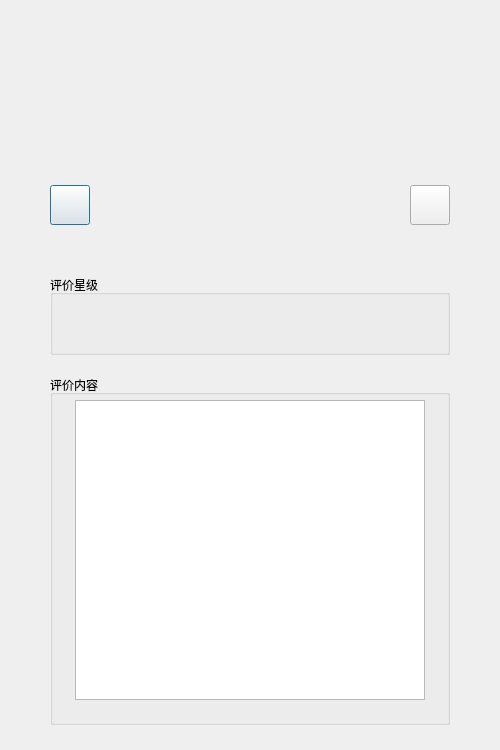
<?xml version="1.0" encoding="UTF-8"?>
<ui version="4.0">
 <class>BrowseComment</class>
 <widget class="QDialog" name="BrowseComment">
  <property name="geometry">
   <rect>
    <x>0</x>
    <y>0</y>
    <width>500</width>
    <height>750</height>
   </rect>
  </property>
  <property name="minimumSize">
   <size>
    <width>500</width>
    <height>750</height>
   </size>
  </property>
  <property name="maximumSize">
   <size>
    <width>500</width>
    <height>750</height>
   </size>
  </property>
  <property name="windowTitle">
   <string>查看评论</string>
  </property>
  <widget class="QPushButton" name="btnBack">
   <property name="geometry">
    <rect>
     <x>50</x>
     <y>185</y>
     <width>40</width>
     <height>40</height>
    </rect>
   </property>
   <property name="text">
    <string/>
   </property>
   <property name="icon">
    <iconset>
     <normaloff>back.png</normaloff>back.png</iconset>
   </property>
   <property name="iconSize">
    <size>
     <width>25</width>
     <height>25</height>
    </size>
   </property>
  </widget>
  <widget class="QPushButton" name="btnNext">
   <property name="geometry">
    <rect>
     <x>410</x>
     <y>185</y>
     <width>40</width>
     <height>40</height>
    </rect>
   </property>
   <property name="text">
    <string/>
   </property>
   <property name="icon">
    <iconset>
     <normaloff>next.png</normaloff>next.png</iconset>
   </property>
   <property name="iconSize">
    <size>
     <width>25</width>
     <height>25</height>
    </size>
   </property>
  </widget>
  <widget class="QGroupBox" name="groupBox">
   <property name="geometry">
    <rect>
     <x>50</x>
     <y>275</y>
     <width>400</width>
     <height>80</height>
    </rect>
   </property>
   <property name="title">
    <string>评价星级</string>
   </property>
   <widget class="QLabel" name="lbls3">
    <property name="geometry">
     <rect>
      <x>180</x>
      <y>30</y>
      <width>30</width>
      <height>30</height>
     </rect>
    </property>
    <property name="text">
     <string/>
    </property>
   </widget>
   <widget class="QLabel" name="lbls5">
    <property name="geometry">
     <rect>
      <x>260</x>
      <y>30</y>
      <width>30</width>
      <height>30</height>
     </rect>
    </property>
    <property name="text">
     <string/>
    </property>
   </widget>
   <widget class="QLabel" name="lbls4">
    <property name="geometry">
     <rect>
      <x>220</x>
      <y>30</y>
      <width>30</width>
      <height>30</height>
     </rect>
    </property>
    <property name="text">
     <string/>
    </property>
   </widget>
   <widget class="QLabel" name="lbls2">
    <property name="geometry">
     <rect>
      <x>140</x>
      <y>30</y>
      <width>30</width>
      <height>30</height>
     </rect>
    </property>
    <property name="text">
     <string/>
    </property>
   </widget>
   <widget class="QLabel" name="lbls1">
    <property name="geometry">
     <rect>
      <x>100</x>
      <y>30</y>
      <width>30</width>
      <height>30</height>
     </rect>
    </property>
    <property name="text">
     <string/>
    </property>
   </widget>
  </widget>
  <widget class="QGroupBox" name="gbContent">
   <property name="geometry">
    <rect>
     <x>50</x>
     <y>375</y>
     <width>400</width>
     <height>350</height>
    </rect>
   </property>
   <property name="title">
    <string>评价内容</string>
   </property>
   <widget class="QTextEdit" name="teContent">
    <property name="geometry">
     <rect>
      <x>25</x>
      <y>25</y>
      <width>350</width>
      <height>300</height>
     </rect>
    </property>
    <property name="readOnly">
     <bool>true</bool>
    </property>
   </widget>
  </widget>
  <widget class="QLabel" name="lblDate">
   <property name="geometry">
    <rect>
     <x>150</x>
     <y>225</y>
     <width>200</width>
     <height>25</height>
    </rect>
   </property>
   <property name="text">
    <string/>
   </property>
   <property name="alignment">
    <set>Qt::AlignCenter</set>
   </property>
  </widget>
  <widget class="QLabel" name="lblTitle">
   <property name="geometry">
    <rect>
     <x>150</x>
     <y>175</y>
     <width>200</width>
     <height>25</height>
    </rect>
   </property>
   <property name="text">
    <string/>
   </property>
   <property name="alignment">
    <set>Qt::AlignCenter</set>
   </property>
  </widget>
  <widget class="QLabel" name="lblbrcommBGN">
   <property name="geometry">
    <rect>
     <x>0</x>
     <y>0</y>
     <width>500</width>
     <height>750</height>
    </rect>
   </property>
   <property name="text">
    <string/>
   </property>
  </widget>
  <zorder>lblbrcommBGN</zorder>
  <zorder>gbContent</zorder>
  <zorder>btnBack</zorder>
  <zorder>btnNext</zorder>
  <zorder>groupBox</zorder>
  <zorder>lblDate</zorder>
  <zorder>lblTitle</zorder>
 </widget>
 <layoutdefault spacing="6" margin="11"/>
 <resources/>
 <connections>
  <connection>
   <sender>btnBack</sender>
   <signal>clicked()</signal>
   <receiver>BrowseComment</receiver>
   <slot>BackOne()</slot>
   <hints>
    <hint type="sourcelabel">
     <x>60</x>
     <y>59</y>
    </hint>
    <hint type="destinationlabel">
     <x>34</x>
     <y>64</y>
    </hint>
   </hints>
  </connection>
  <connection>
   <sender>btnNext</sender>
   <signal>clicked()</signal>
   <receiver>BrowseComment</receiver>
   <slot>NextOne()</slot>
   <hints>
    <hint type="sourcelabel">
     <x>150</x>
     <y>55</y>
    </hint>
    <hint type="destinationlabel">
     <x>158</x>
     <y>25</y>
    </hint>
   </hints>
  </connection>
 </connections>
 <slots>
  <slot>BackOne()</slot>
  <slot>NextOne()</slot>
 </slots>
</ui>
